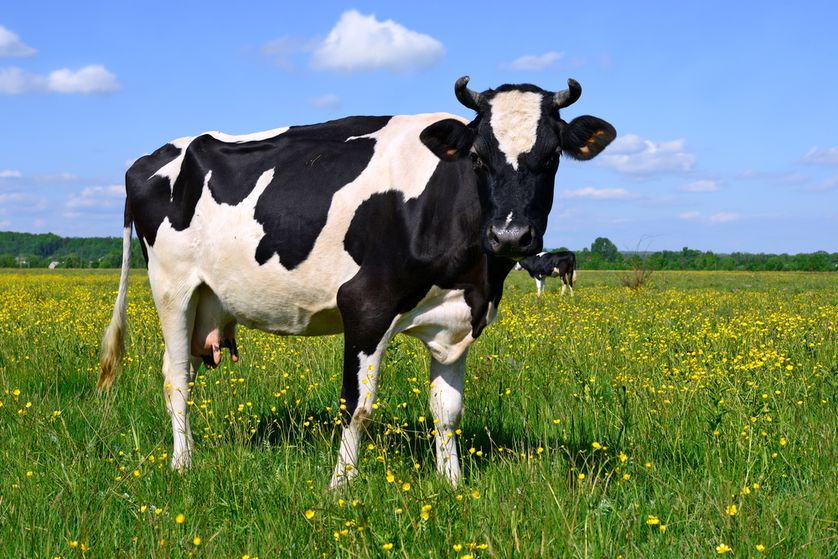
#> input picture 009/cow.jpg, 838 x 559 px
$ python flip.py
#> lines starting #> are read from the running program, lines starting #| are printed output that depends on the picture
import cv2
import numpy as np

image = cv2.imread("cow.jpg")
#> image is the input picture: shape (559, 838, 3); mean B, G, R 116, 135.7, 113.2
cv2.imshow("image", image)

# flip horizontally
flipped1 = cv2.flip(image, 0)
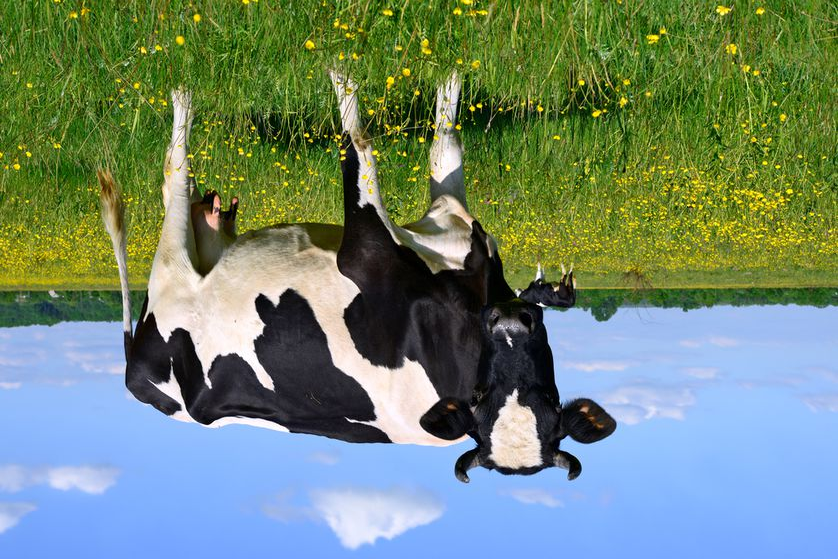
#> flipped1: shape (559, 838, 3); mean B, G, R 116, 135.7, 113.2
cv2.imshow("image1", flipped1)

# flip vertically
flipped2 = cv2.flip(image, 1)
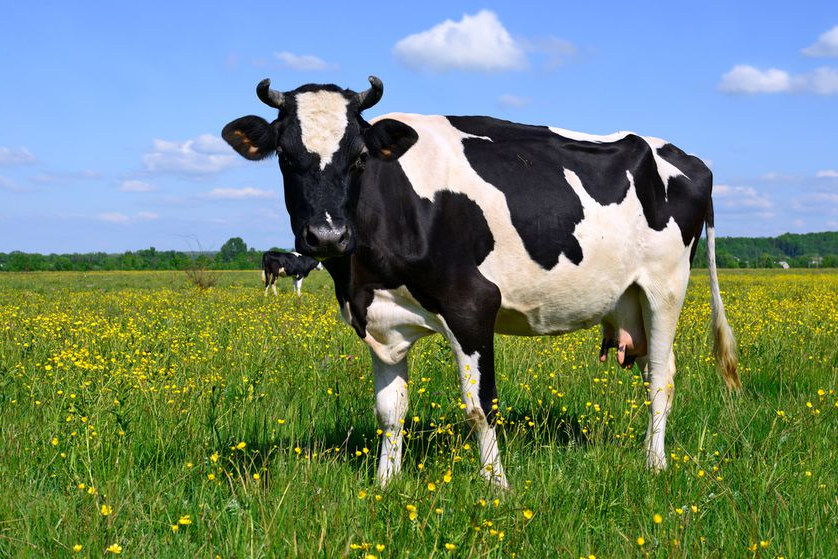
#> flipped2: shape (559, 838, 3); mean B, G, R 116, 135.7, 113.2
cv2.imshow("image2", flipped2)

# flip both horizontally and vertically
flipped3 = cv2.flip(image, -1)
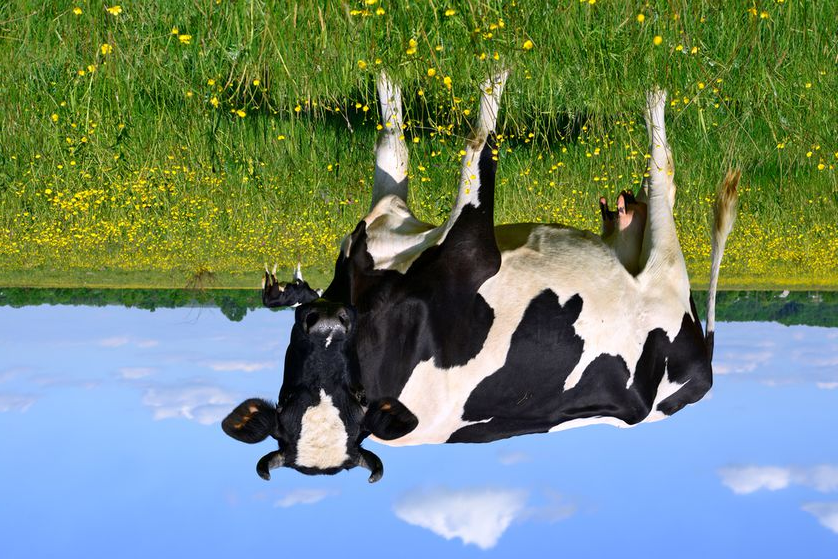
#> flipped3: shape (559, 838, 3); mean B, G, R 116, 135.7, 113.2
cv2.imshow("image3", flipped3)

cv2.waitKey(0)
cv2.destroyAllWindows()
